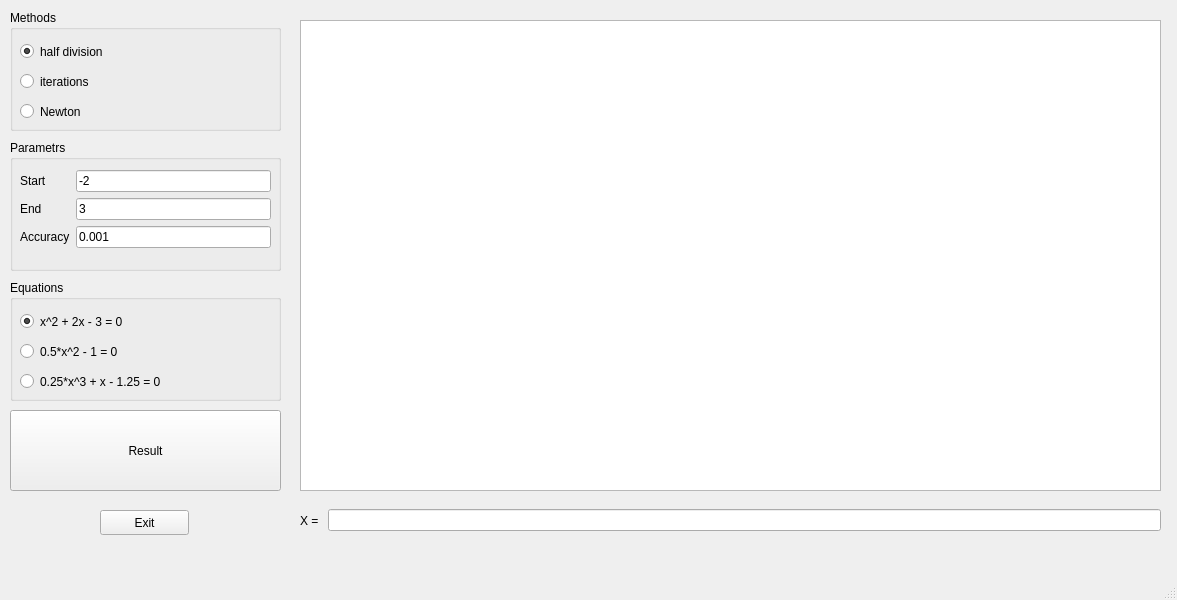
<?xml version="1.0" encoding="UTF-8"?>
<ui version="4.0">
 <class>MainWindow</class>
 <widget class="QMainWindow" name="MainWindow">
  <property name="geometry">
   <rect>
    <x>0</x>
    <y>0</y>
    <width>1177</width>
    <height>600</height>
   </rect>
  </property>
  <property name="windowTitle">
   <string>MainWindow</string>
  </property>
  <widget class="QWidget" name="centralwidget">
   <widget class="PlotWidget" name="graphicsView">
    <property name="geometry">
     <rect>
      <x>300</x>
      <y>20</y>
      <width>861</width>
      <height>471</height>
     </rect>
    </property>
   </widget>
   <widget class="QGroupBox" name="groupBox">
    <property name="geometry">
     <rect>
      <x>10</x>
      <y>10</y>
      <width>271</width>
      <height>121</height>
     </rect>
    </property>
    <property name="title">
     <string>Methods</string>
    </property>
    <widget class="QRadioButton" name="half_division_rb">
     <property name="geometry">
      <rect>
       <x>10</x>
       <y>30</y>
       <width>112</width>
       <height>23</height>
      </rect>
     </property>
     <property name="text">
      <string>half division</string>
     </property>
     <property name="checked">
      <bool>true</bool>
     </property>
    </widget>
    <widget class="QRadioButton" name="iterations_rb">
     <property name="geometry">
      <rect>
       <x>10</x>
       <y>60</y>
       <width>112</width>
       <height>23</height>
      </rect>
     </property>
     <property name="text">
      <string>iterations</string>
     </property>
    </widget>
    <widget class="QRadioButton" name="newton_rb">
     <property name="geometry">
      <rect>
       <x>10</x>
       <y>90</y>
       <width>112</width>
       <height>23</height>
      </rect>
     </property>
     <property name="text">
      <string>Newton</string>
     </property>
    </widget>
   </widget>
   <widget class="QGroupBox" name="groupBox_2">
    <property name="geometry">
     <rect>
      <x>10</x>
      <y>140</y>
      <width>271</width>
      <height>131</height>
     </rect>
    </property>
    <property name="title">
     <string>Parametrs</string>
    </property>
    <widget class="QWidget" name="formLayoutWidget">
     <property name="geometry">
      <rect>
       <x>10</x>
       <y>30</y>
       <width>251</width>
       <height>95</height>
      </rect>
     </property>
     <layout class="QFormLayout" name="formLayout">
      <item row="1" column="1">
       <widget class="QLineEdit" name="a_edit">
        <property name="text">
         <string>-2</string>
        </property>
       </widget>
      </item>
      <item row="2" column="1">
       <widget class="QLineEdit" name="b_edit">
        <property name="text">
         <string>3</string>
        </property>
       </widget>
      </item>
      <item row="3" column="1">
       <widget class="QLineEdit" name="accuracy_edit">
        <property name="text">
         <string>0.001</string>
        </property>
       </widget>
      </item>
      <item row="1" column="0">
       <widget class="QLabel" name="label">
        <property name="text">
         <string>Start</string>
        </property>
       </widget>
      </item>
      <item row="2" column="0">
       <widget class="QLabel" name="label_2">
        <property name="text">
         <string>End</string>
        </property>
       </widget>
      </item>
      <item row="3" column="0">
       <widget class="QLabel" name="label_3">
        <property name="text">
         <string>Accuracy</string>
        </property>
       </widget>
      </item>
     </layout>
    </widget>
   </widget>
   <widget class="QGroupBox" name="groupBox_3">
    <property name="geometry">
     <rect>
      <x>10</x>
      <y>280</y>
      <width>271</width>
      <height>121</height>
     </rect>
    </property>
    <property name="title">
     <string>Equations</string>
    </property>
    <widget class="QRadioButton" name="func_1">
     <property name="geometry">
      <rect>
       <x>10</x>
       <y>30</y>
       <width>171</width>
       <height>23</height>
      </rect>
     </property>
     <property name="text">
      <string>x^2 + 2x - 3 = 0</string>
     </property>
     <property name="checked">
      <bool>true</bool>
     </property>
    </widget>
    <widget class="QRadioButton" name="func_2">
     <property name="geometry">
      <rect>
       <x>10</x>
       <y>60</y>
       <width>171</width>
       <height>23</height>
      </rect>
     </property>
     <property name="text">
      <string>0.5*x^2 - 1 = 0</string>
     </property>
    </widget>
    <widget class="QRadioButton" name="func_3">
     <property name="geometry">
      <rect>
       <x>10</x>
       <y>90</y>
       <width>181</width>
       <height>23</height>
      </rect>
     </property>
     <property name="text">
      <string>0.25*x^3 + x - 1.25 = 0</string>
     </property>
    </widget>
   </widget>
   <widget class="QPushButton" name="result_btn">
    <property name="geometry">
     <rect>
      <x>10</x>
      <y>410</y>
      <width>271</width>
      <height>81</height>
     </rect>
    </property>
    <property name="text">
     <string>Result</string>
    </property>
   </widget>
   <widget class="QPushButton" name="exit_btn">
    <property name="geometry">
     <rect>
      <x>100</x>
      <y>510</y>
      <width>89</width>
      <height>25</height>
     </rect>
    </property>
    <property name="text">
     <string>Exit</string>
    </property>
   </widget>
   <widget class="QWidget" name="horizontalLayoutWidget">
    <property name="geometry">
     <rect>
      <x>300</x>
      <y>500</y>
      <width>861</width>
      <height>41</height>
     </rect>
    </property>
    <layout class="QHBoxLayout" name="horizontalLayout">
     <item>
      <widget class="QLabel" name="label_4">
       <property name="text">
        <string>X = </string>
       </property>
      </widget>
     </item>
     <item>
      <widget class="QLineEdit" name="result_edit">
       <property name="readOnly">
        <bool>true</bool>
       </property>
      </widget>
     </item>
    </layout>
   </widget>
  </widget>
  <widget class="QMenuBar" name="menubar">
   <property name="geometry">
    <rect>
     <x>0</x>
     <y>0</y>
     <width>1177</width>
     <height>22</height>
    </rect>
   </property>
  </widget>
  <widget class="QStatusBar" name="statusbar"/>
 </widget>
 <customwidgets>
  <customwidget>
   <class>PlotWidget</class>
   <extends>QGraphicsView</extends>
   <header>pyqtgraph</header>
  </customwidget>
 </customwidgets>
 <resources/>
 <connections/>
</ui>
